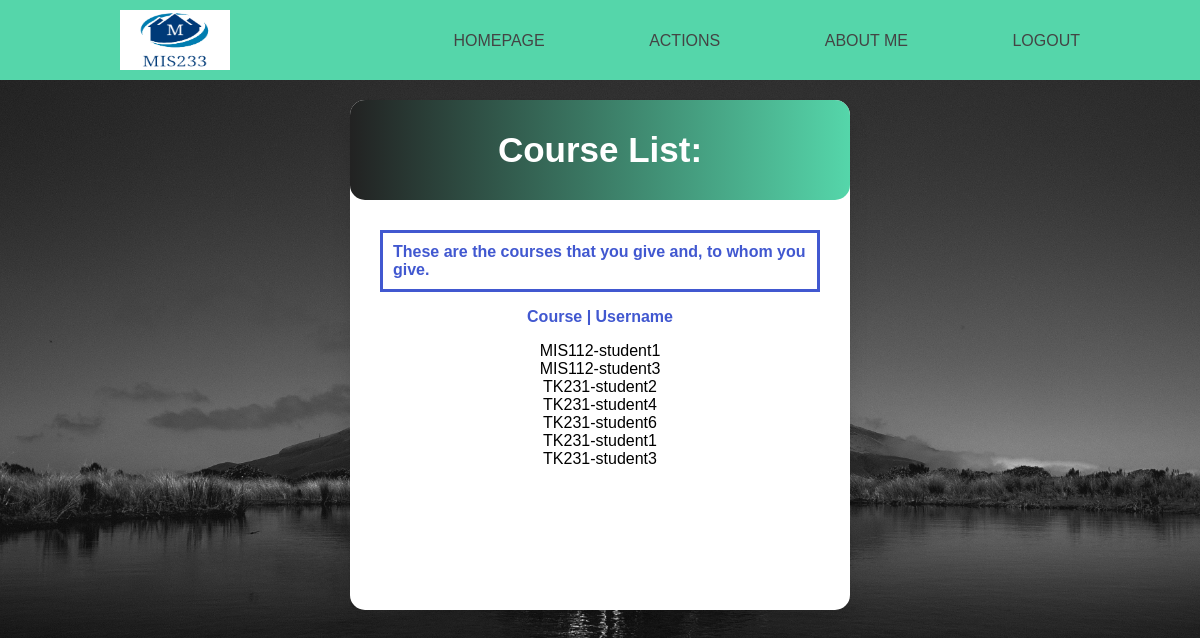
/pages/professor/actionProfViewCourseStudentList.php (signed in), run on the app's committed database.
### tables this page shows
CREATE TABLE `courses` (
  `course_id` int(11) NOT NULL,
  `course_name` varchar(100) NOT NULL,
  `course_description` varchar(100) NOT NULL,
  `course_quota` int(11) NOT NULL,
  `course_giver_id` int(11) DEFAULT NULL,
  `final_date` date NOT NULL,
  `is_consent_needed` tinyint(1) NOT NULL
);

CREATE TABLE `students` (
  `student_id` int(11) NOT NULL,
  `user_name` varchar(20) NOT NULL,
  `first_name` varchar(100) NOT NULL,
  `last_name` varchar(30) NOT NULL,
  `age` int(11) NOT NULL,
  `email` varchar(100) NOT NULL,
  `password` varchar(100) NOT NULL,
  `tel_number` varchar(11) NOT NULL,
  `is_active` tinyint(1) NOT NULL
);

### pages/professor/actionProfViewCourseStudentList.php (the view, shortened to what this page needs)
<!DOCTYPE html>
<html lang="en">
<head>
    <link rel="stylesheet" type="text/css" href="../../css/style.css">
</head>
<body>
<?php
include "/xampp/htdocs/project2/dynamics/professor/navigationProf.php";
?>
<?php
$conn=mysqli_connect("127.0.0.1","root","","project2");
$userName=$_SESSION["user_name"];
$sql3="SELECT professor_id FROM professors WHERE user_name='$userName'";
$result3=mysqli_query($conn,$sql3);
$rowx=$result3->fetch_row();
$profId=$rowx[0];
?>
<div class="wrapper" style="width: 500px; margin-top:20px;!important; padding-bottom: 300px ">
    <div class="title" style="font-size: 35px;!important;">
        Course List:
    </div>
    <form action="actionsStdRemoveCourse.php" method="post">
        <div class="field">
            <p id="courses">
            <p style="font-family: 'Candara', sans-serif;font-weight: 900;color: #4158d0;border-radius: %80;border: #4158d0 solid;
padding: 10px">
                These are the courses that you give and, to whom you give.
            </p>
            <p style="text-align: center;color: #4158d0;font-weight: 700">Course | Username</p>
            <p style="text-align: center;position: relative" >
                <?php
                $conn=mysqli_connect("127.0.0.1","root","","project2");
                $sql = "	SELECT courses.course_name,students.user_name FROM course_students
    INNER JOIN courses
		ON courses.course_giver_id='$profId' AND courses.course_id=course_students.course_id
        INNER JOIN students ON students.student_id=course_students.student_id";
                $result = mysqli_query($conn, $sql);
                while($row=mysqli_fetch_array($result)){
                    echo $row["course_name"];
                    echo "-";
                    echo  $row["user_name"];
                    echo "<br>";
                }
                ?>
            </p>
        </div>
    </form>
</div>
</body>
</html>

### css/style.css (style rules this page uses)
body { margin: 0; background: #222; font-family: 'Work Sans',sans-serif; font-weight: 300; background-image: url("../img/background.jpg"); background-repeat: no-repeat; background-size: cover; }
.wrapper { width: 380px; background: #fff; border-radius: 15px; box-shadow: 0px 15px 20px rgba(0,0,0,0.1); margin:auto; margin-top: 10%; }
.wrapper .title { color: #fff; font-size: 35px; font-weight: 600; text-align: center; line-height: 100px; border-radius: 15px; background: linear-gradient(90deg, rgba(34,34,34,1) 0%, rgba(85,214,170,1) 100%); }
.wrapper form { padding: 10px 30px 30px; }
.wrapper form .field { position: relative; height: 50px; width: 100%; margin-top: 20px; }

### data on the page
courses: course_name "MIS112", students.user_name "student1", students.user_name "student3"
courses: course_name "TK231", students.user_name "student2", students.user_name "student4", students.user_name "student6", students.user_name "student1", students.user_name "student3"
